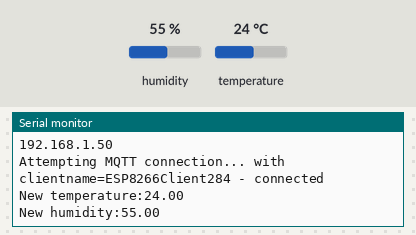
Simulated run of this program. Board: ESP8266 (NodeMCU). Parts: the last lines printed to the serial monitor. The test bench sets the inputs (shaded band); at power-on: humidity 55 %, temperature 24 °C. WiFi joins after 1.5 s; servers stay silent unless stated; random numbers use the default seed unless the program sets one; no MQTT or app messages arrive unless stated.

Above: at 2.7 s.
2.8 s: humidity set to 22 %
At 6.8 s:
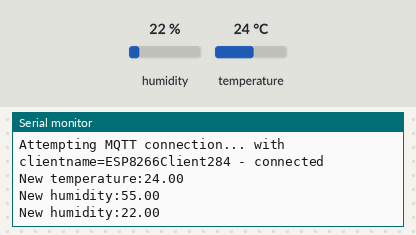
7.7 s: temperature set to 12 °C
At 11.1 s:
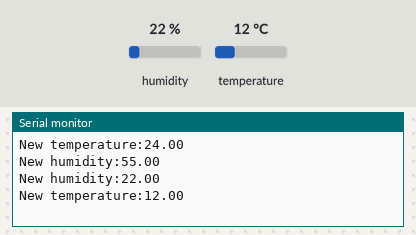
12.6 s: humidity set to 40 %
At 15.4 s:
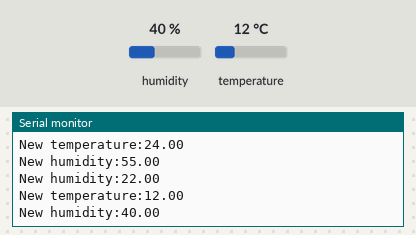

The program:

main.cpp
```cpp
// Get ESP8266 going with Arduino IDE
// - https://github.com/esp8266/Arduino#installing-with-boards-manager
// Required libraries (sketch -> include library -> manage libraries)
// - PubSubClient by Nick ‘O Leary
// - DHT sensor library by Adafruit

#include <ESP8266WiFi.h>
#include <PubSubClient.h>
#include <DHT.h>

#define wifi_ssid "wifi ssid"
#define wifi_password "wifi password"

#define mqtt_server "mqtt server ip address or name"
#define mqtt_user "mqtt_uerid"
#define mqtt_password "mqtt_user_password"

#define RoomName "office"

#define humidity_topic "home/%s/humidity"
#define temperature_topic "home/%s/temperature"
char deviceName[sizeof(temperature_topic)*2];

#define DHTTYPE DHT22
#define DHTPIN  12

WiFiClient espClient;
PubSubClient client(espClient);
DHT dht(DHTPIN, DHTTYPE, 11); // 11 works fine for ESP8266
void setup_wifi();

long randNumber;
char clientname[32];
const char * namemask="%s%d";

void setup() {
  memset(clientname,0,sizeof(clientname));
  randomSeed(analogRead(0));
  randNumber = random(300);
  sprintf(clientname,namemask, "ESP8266Client",randNumber);
  Serial.begin(115200);
  dht.begin();
  setup_wifi();
  client.setServer(mqtt_server, 1883);
}

void setup_wifi() {
  delay(10);
  // We start by connecting to a WiFi network
  Serial.println();
  Serial.print("Connecting to ");
  Serial.println(wifi_ssid);

  WiFi.begin(wifi_ssid, wifi_password);

  while (WiFi.status() != WL_CONNECTED) {
    delay(500);
    Serial.print(".");
  }

  Serial.println("");
  Serial.println("WiFi connected");
  Serial.println("IP address: ");
  Serial.println(WiFi.localIP());


}


void reconnect() {
  // Loop until we're reconnected
  while (!client.connected()) {
    Serial.printf("Attempting MQTT connection... with clientname=%s - ",(char *)clientname);
    // Attempt to connect
    // If you do not want to use a username and password, change next line to
    // if (client.connect("ESP8266Client")) {
    if (client.connect(clientname, mqtt_user, mqtt_password)) {
      Serial.println("connected");
      break;
    } else {
      Serial.print("failed, rc=");
      Serial.print(client.state());
      Serial.println(" try again in 5 seconds");
      // Wait 5 seconds before retrying
      delay(5000);
    }
  }
}

bool checkBound(float newValue, float prevValue, float maxDiff) {
  return !isnan(newValue) &&
         (newValue < prevValue - maxDiff || newValue > prevValue + maxDiff);
}

long lastMsg = 0;
float temp = 0.0;
float hum = 0.0;
float diff = 1.0;

void loop() {

  long now = millis();
  if (now - lastMsg > 2000) {
    if (!client.connected()) {
      //Serial.print(client.state());
      reconnect();
    }
    client.loop();
    lastMsg = now;

    float newTemp = dht.readTemperature();
    float newHum = dht.readHumidity();

    if (checkBound(newTemp, temp, diff)) {
      temp = newTemp;
      Serial.print("New temperature:");
      Serial.println(String(temp).c_str());
      sprintf(deviceName,temperature_topic,RoomName);
      client.publish(deviceName, String(temp).c_str(), true);
    }

    if (checkBound(newHum, hum, diff)) {
      hum = newHum;
      Serial.print("New humidity:");
      Serial.println(String(hum).c_str());
      sprintf(deviceName,humidity_topic,RoomName);
      client.publish(deviceName, String(hum).c_str(), true);
    }
  }
}
```

Measured:
- after the input at 2.8 s, the serial monitor: prints a new line after 3.2 s (image 1)
- after the input at 7.7 s, the serial monitor: prints a new line after 2.3 s (image 2)
- after the input at 12.6 s, the serial monitor: prints a new line after 1.4 s (image 3)
